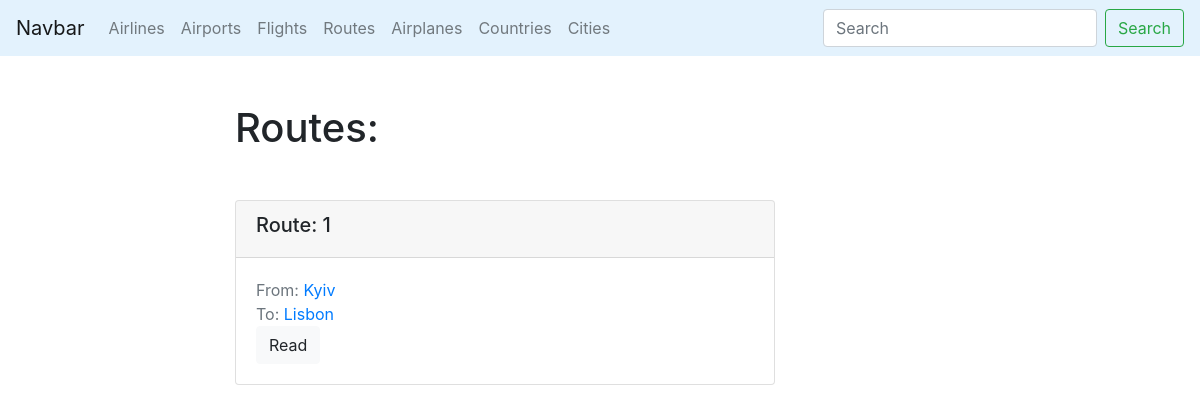
/airtickets/routes/, run on an earlier commit of the app's database.
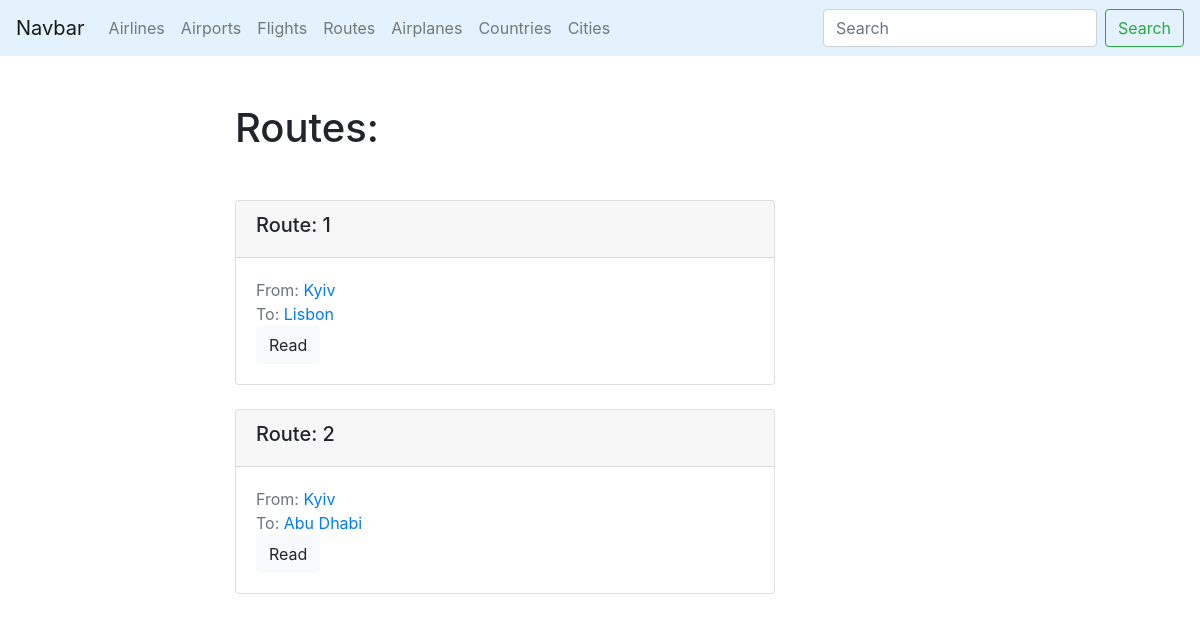
And on a later commit of the database.
### airtickets/models.py (models this page shows, shortened)
class Route(models.Model):
    name = models.CharField(max_length=100, db_index=True, unique=True)
    airportFrom = models.ForeignKey(Airport, on_delete=models.CASCADE, related_name='routesFrom')
    airportTo = models.ForeignKey(Airport, on_delete=models.CASCADE, related_name='routesTo')
    slug = models.SlugField(max_length=100, unique=True, blank=True)
    def get_absolute_url(self):
        return reverse('route_detail_url', kwargs={'slug': self.slug})

class Airport(models.Model):
    name = models.CharField(max_length=100, db_index=True, unique=True)
    city = models.ForeignKey(City, on_delete=models.CASCADE, related_name='airports')
    address = models.CharField(max_length=100, unique=True)
    phone = models.CharField(max_length=15, unique=True)
    slug = models.SlugField(max_length=50, unique=True, blank=True)

class City(models.Model):
    name = models.CharField(max_length=50, db_index=True, unique=True)
    slug = models.CharField(max_length=50, unique=True, blank=True)
    country = models.ForeignKey(Country, on_delete=models.CASCADE, related_name='cities')
    def get_absolute_url(self):
        return reverse('city_detail_url', kwargs={'slug': self.slug})

### airtickets/views.py (the view)
# urls.py: path('routes/', routes_list, name='routes_list_url'),
def routes_list(request):
    routes = Route.objects.all()
    return render(request, 'airtickets/routes_list.html', context={'routes': routes})

### airtickets/templates/airtickets/routes_list.html (shortened to what this page needs)
{% extends 'airtickets/base_airtickets.html' %}
{% block content %}
    <h1 class="mb-5">Routes:</h1>
    {% for route in routes %}
        {% include 'airtickets/includes/route_card_template.html' %}
    {% endfor %}
{% endblock %}

### airtickets/templates/airtickets/includes/route_card_template.html
<div class="card mb-4">
    <div class="card-header">
        <h5> Route: {{ route.id }} </h5>
    </div>
    <div class="card-body">
        <div class="text-muted">
            From: <a href="{{ route.airportFrom.city.get_absolute_url }}">{{ route.airportFrom.city.name }}</a>
        </div>
        <div class="text-muted">
            To: <a href="{{ route.airportFrom.city.get_absolute_url }}"> {{ route.airportTo.city.name }} </a>
        </div>
        <a href="{{ route.get_absolute_url }}" class="btn btn-light">Read</a>
    </div>
</div>

What changed in the data, as far as the page shows it:
added Route: id "2", airportFrom.city.name "Kyiv", airportTo.city.name "Abu Dhabi"
